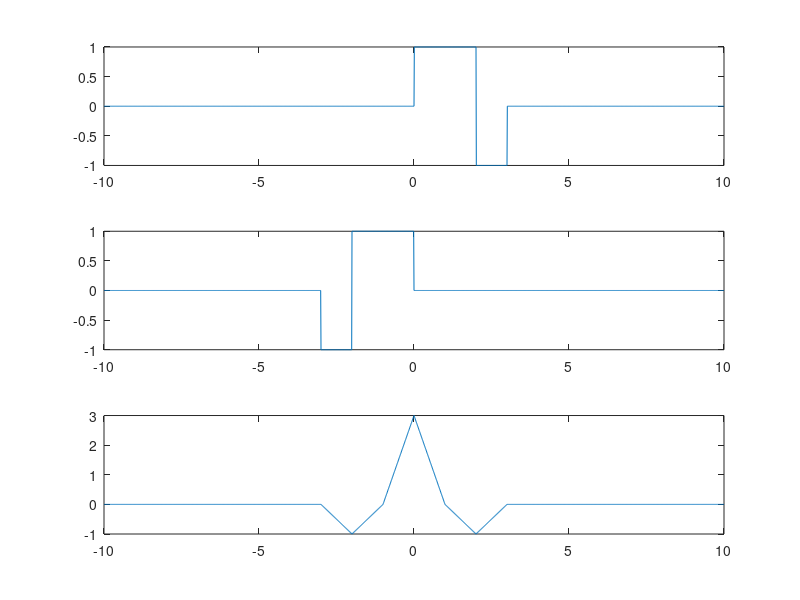

MATLAB code for this plot:
dt = 0.01;
t = -5:dt:5;
t2 = -10:dt:10;

u = @(t) (t > 0);
p = @(t, T) (u(t) - u(t-T));

b3 = @(t) (p(t, 1) + p(t-1, 1) - p(t-2, 1));

figure;
r = dt*conv(b3(t), b3(-t));
disp(length(t2))
subplot(311);
plot(t2,b3(t2));
subplot(312);
plot(t2,b3(-t2));
subplot(313);
plot(t2,r);
